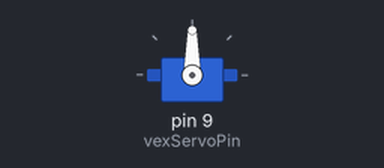
A sketch run on a simulated Arduino Uno, built with avr-gcc and run on an emulated ATmega328P. Parts: servo.

Above: at 0.1 s.
At 3.4 s:
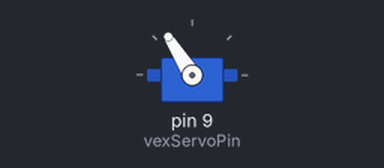
Timing chart, 0 to 11.4 s (numbered marks = the images above):
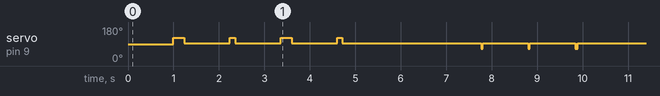

The sketch:

Servo.ino
```cpp
#include "vexServo.hpp"
#include "Servo.h"

int vexServoPin = 9;
vexServo motor;

void setup() {
  // put your setup code here, to run once:
  motor.initial(vexServoPin);

  motor.setPosition(0);
  delay(1000);
  motor.setPosition(2);
  delay(1000);
  motor.setPosition(3);
  delay(1000);
  motor.setPosition(5);
  delay(1000);
  motor.setPosition(6);
  delay(1000);
  motor.setPosition(6);
  delay(1000);
  motor.setPosition(5);
  delay(1000);
  motor.setPosition(3);
  delay(1000);
  motor.setPosition(2);
  delay(1000);
  motor.setPosition(0);
}

void loop() {
  // put your main code here, to run repeatedly:

}
```

vexServo.cpp
```cpp
/*
  *Florida Institute of Technology
  *Author: Junfu Cheng, jcheng2020@my.fit.edu
  *Course: ECE 4241, Section 01, Fall 2022
  *vexServo.cpp is a cpp file of Arduino Uno sketch for a gripper drived by a Vex 2-Wire Motor 393 with Vex Motor Controller 29 (7.2 V power supply required)
  *For Vex Motor Controller 29, the voltage from the orange pin to the black pin should be around 7.2 V and the white pin is for a control signal
*/

#include "vexServo.hpp"
const int maxSpeedValue = 300;//The gripper releases
const int minSpeedValue = -300;//The gripper catches
const int maxTempSpeedValue = 1800;//The gripper releases
const int minTempSpeedValue = 1200;//The gripper catches
const int maxPositionValue = 6;//The release state of the gripper
const int minPositionValue = 0;//The catch state of the gripper

int vexServo::initial(int pin)
{
  pinMode(pin, OUTPUT);
  attach(pin);
  return pin;
}

void vexServo::speed(int speedValue)
{
  if(speedValue > maxSpeedValue)
  {
    speedValue = maxSpeedValue;
  }
  else if(speedValue < minSpeedValue)
  {
    speedValue = minSpeedValue;
  }

  write(map(speedValue,minSpeedValue,maxSpeedValue,minTempSpeedValue,maxTempSpeedValue));
}

void vexServo::setPosition(int positionValue)
{
  if(positionValue > maxPositionValue)
  {
    positionValue = maxPositionValue;
  }
  else if(positionValue < minPositionValue)
  {
    positionValue = minPositionValue;
  }

  if(positionValue - position > 0)//release direction
  {
    while(positionValue - position > 0)
    {
      step(true);
      position++;
    }
  }
  else if(positionValue - position < 0)//catch direction
  {
    while(positionValue - position < 0)
    {
      step(false);
      position--;
    }
  }
}

void vexServo::step(bool direction)
{
  if(direction == true)
  {
    long time = millis();
    while(millis()-time<120)
    {
      speed(300);
    }
    speed(0);
  }
  else
  {
    long time = millis();
    while(millis()-time<30)
    {
      speed(-300);
    }
    speed(0);
  }
}
```

vexServo.hpp
```cpp
/*
  *Florida Institute of Technology
  *Author: Junfu Cheng, jcheng2020@my.fit.edu
  *Course: ECE 4241, Section 01, Fall 2022
  *vexServo.hpp is a head file of Arduino Uno sketch for a gripper drived by a Vex 2-Wire Motor 393 with Vex Motor Controller 29 (7.2 V power supply required)
  *For Vex Motor Controller 29, the voltage from the orange pin to the black pin should be around 7.2 V and the white pin is for a control signal
*/

#ifndef vexServo_hpp
#define vexServo_hpp

#include "Arduino.h"
#include "Servo.h"
class vexServo: public Servo
{
  public:
    int initial(int pin);
    //for set target pin, initialize the vexServo type variable by the member function vexServo::initial(int pin) firstly,
    //then, member function vexServo::speed(int speedValue) and vexServo::setPosition(int positionValue) are available
    //setting the gripper to catch state manually is required initally.
    void speed(int speedValue);
    //the range of int variable speedValue should be in the interval [-300,300],
    //if speedValue > 0, the gripper moves in release direction
    //if speedValue < 0, the gripper moves in catches direction
    //if speedValue == 0, the gripper remains static
    void setPosition(int positionValue);
    //the range of position should be in the interval [0,6],
    //where 0 is the catch state of the gripper
    //where 6 is the release state of the gripper
  private:
    void step(bool direction);
    int position = 0;
    long time;
};
#endif
```

Measured:
- by itself, servo on pin 9 (vexServoPin): 90° → 122° at 1.0 s, → 93° 0.24 s later, → 122° 1.0 s later, → 93° 0.12 s later, … (14 changes in this stretch)
